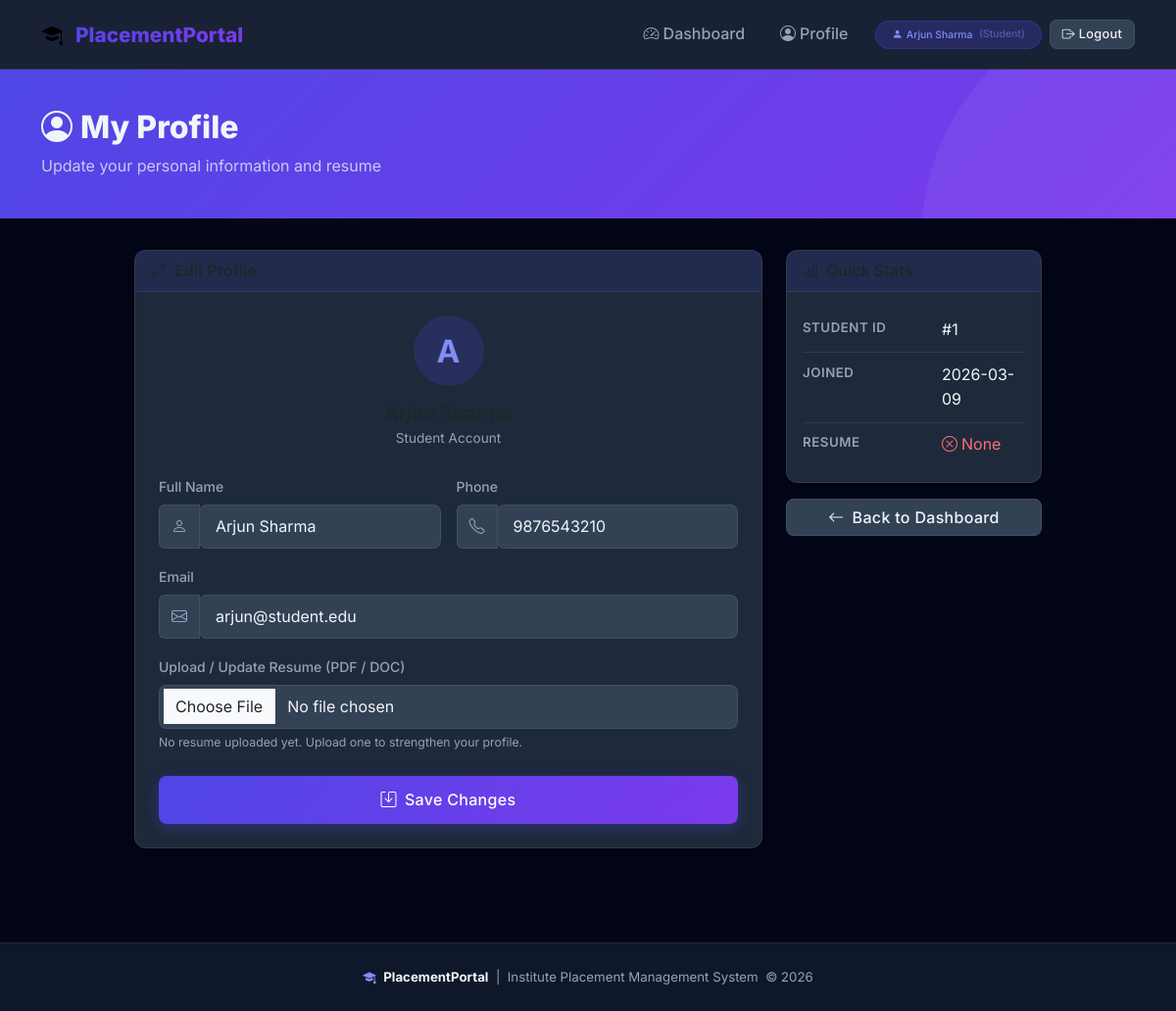
/student/profile (signed in), run on the app's committed database.
### tables this page shows
CREATE TABLE students (
                id              INTEGER PRIMARY KEY AUTOINCREMENT,
                name            TEXT    NOT NULL,
                email           TEXT    NOT NULL UNIQUE,
                password        TEXT    NOT NULL,
                phone           TEXT,
                resume_filename TEXT,
                is_active       INTEGER NOT NULL DEFAULT 1,
                created_at      TEXT    NOT NULL DEFAULT (datetime('now'))
            );

### app.py (the view, shortened to what this page needs)
@app.route('/student/profile', methods=['GET', 'POST'])
@login_required_student
def student_profile():
    sid = session['user_id']
    student = query_db("SELECT * FROM students WHERE id = ?", [sid], one=True)
    return render_template('student/profile.html', student=student)

### app.py (called while the page is built)
def get_db():
    if 'db' not in g:
        g.db = sqlite3.connect(DATABASE)
        g.db.row_factory = sqlite3.Row
        g.db.execute("PRAGMA foreign_keys = ON")
    return g.db

def query_db(query, args=(), one=False):
    cur = get_db().execute(query, args)
    rv = cur.fetchall()
    cur.close()
    return (rv[0] if rv else None) if one else rv

def login_required(role):
    def decorator(f):
        @wraps(f)
        def decorated(*args, **kwargs):
            if session.get('role') != role:
                flash('Please log in to access that page.', 'warning')
                return redirect(url_for('login'))
            return f(*args, **kwargs)
        return decorated
    return decorator

@app.context_processor
def inject_now():
    return {'now': datetime.now()}

### templates/student/profile.html (shortened to what this page needs)
{% extends "base.html" %}
{% block content %}
<div class="page-header">
  <div class="container">
    <h1><i class="bi bi-person-circle me-2"></i>My Profile</h1>
    <p class="mb-0 opacity-75">Update your personal information and resume</p>
  </div>
</div>
<div class="container pb-5">
  <div class="row g-4 justify-content-center">
    <div class="col-lg-7 col-md-9">
      <div class="card">
        <div class="card-header"><i class="bi bi-pencil me-2"></i>Edit Profile</div>
        <div class="card-body p-4">
          <form method="POST" action="{{ url_for('student_profile') }}" enctype="multipart/form-data">
            <div class="text-center mb-4">
              <div class="avatar mx-auto mb-3"
                   style="width:72px;height:72px;font-size:2rem;background:rgba(79,70,229,0.2);color:#818cf8;">
                {{ student.name[0].upper() }}
              </div>
              <h5 class="fw-700 mb-0">{{ student.name }}</h5>
              <span style="color:var(--text-secondary);font-size:0.85rem;">Student Account</span>
            </div>
            <div class="row g-3">
              <div class="col-sm-6">
                <label class="form-label" for="pr_name">Full Name</label>
                <div class="input-group">
                  <span class="input-group-text"><i class="bi bi-person"></i></span>
                  <input type="text" name="name" id="pr_name" class="form-control"
                         value="{{ student.name }}" required/>
                </div>
              </div>
              <div class="col-sm-6">
                <label class="form-label" for="pr_phone">Phone</label>
                <div class="input-group">
                  <span class="input-group-text"><i class="bi bi-telephone"></i></span>
                  <input type="text" name="phone" id="pr_phone" class="form-control"
                         value="{{ student.phone or '' }}"/>
                </div>
              </div>
              <div class="col-12">
                <label class="form-label" for="pr_email">Email</label>
                <div class="input-group">
                  <span class="input-group-text"><i class="bi bi-envelope"></i></span>
                  <input type="email" name="email" id="pr_email" class="form-control"
                         value="{{ student.email }}" required/>
                </div>
              </div>
              <div class="col-12">
                <label class="form-label" for="pr_resume">
                  Upload / Update Resume <span style="color:var(--text-secondary);">(PDF / DOC)</span>
                </label>
                <input type="file" name="resume" id="pr_resume" class="form-control"
                       accept=".pdf,.doc,.docx"/>
                {% if student.resume_filename %}
                <div class="mt-2 p-2 rounded-3 d-flex align-items-center gap-2"
                     style="background:rgba(16,185,129,0.1);border:1px solid rgba(16,185,129,0.2);">
                  <i class="bi bi-file-earmark-check" style="color:#34d399;"></i>
                  <small style="color:#34d399;">Current resume on file:&nbsp;</small>
                  <a href="{{ url_for('static', filename='uploads/' + student.resume_filename) }}"
                     target="_blank" style="color:#34d399;font-size:0.82rem;">View</a>
                </div>
                {% else %}
                <div class="form-text" style="color:var(--text-secondary);font-size:0.77rem;">
                  No resume uploaded yet. Upload one to strengthen your profile.
                </div>
                {% endif %}
              </div>
            </div>
            <button type="submit" class="btn btn-primary w-100 btn-lg mt-4 fw-600">
              <i class="bi bi-save me-2"></i>Save Changes
            </button>
          </form>
        </div>
      </div>
    </div>
    <div class="col-lg-3 col-md-9">
      <div class="card mb-3">
        <div class="card-header"><i class="bi bi-bar-chart me-2"></i>Quick Stats</div>
        <div class="card-body">
          <ul class="info-list">
            <li>
              <span class="info-label">Student ID</span>
              <span class="info-value fw-600">#{{ student.id }}</span>
            </li>
            <li>
              <span class="info-label">Joined</span>
              <span class="info-value">{{ student.created_at[:10] if student.created_at else '—' }}</span>
            </li>
            <li>
              <span class="info-label">Resume</span>
              <span class="info-value">
                {% if student.resume_filename %}
                  <span style="color:#34d399;"><i class="bi bi-check-circle me-1"></i>Uploaded</span>
                {% else %}
                  <span style="color:#f87171;"><i class="bi bi-x-circle me-1"></i>None</span>
                {% endif %}
              </span>
            </li>
          </ul>
        </div>
      </div>
      <a href="{{ url_for('student_dashboard') }}" class="btn btn-secondary w-100">
        <i class="bi bi-arrow-left me-2"></i>Back to Dashboard
      </a>
    </div>
  </div>
</div>
{% endblock %}

### templates/base.html (shortened to what this page needs)
<!DOCTYPE html>
<html lang="en">
<head>
  <link rel="stylesheet" href="https://cdn.jsdelivr.net/npm/bootstrap@5.3.2/dist/css/bootstrap.min.css"/>
  <link rel="stylesheet" href="https://cdn.jsdelivr.net/npm/bootstrap-icons@1.11.3/font/bootstrap-icons.css"/>
  <link rel="stylesheet" href="{{ url_for('static', filename='css/style.css') }}"/>
</head>
<body>
{% if session.role %}
<nav class="navbar navbar-expand-lg sticky-top">
  <div class="container">
    <a class="navbar-brand" href="{{ url_for('index') }}">
      <i class="bi bi-mortarboard-fill me-2" style="font-size:1.4rem;-webkit-text-fill-color:initial;"></i>
      PlacementPortal
    </a>
    <div class="collapse navbar-collapse" id="navMain">
      <ul class="navbar-nav ms-auto align-items-lg-center gap-1">
        {% if session.role == 'admin' %}
          <li class="nav-item"><a class="nav-link" href="{{ url_for('admin_dashboard') }}"><i class="bi bi-speedometer2 me-1"></i>Dashboard</a></li>
          <li class="nav-item"><a class="nav-link" href="{{ url_for('admin_students') }}"><i class="bi bi-people me-1"></i>Students</a></li>
          <li class="nav-item"><a class="nav-link" href="{{ url_for('admin_companies') }}"><i class="bi bi-building me-1"></i>Companies</a></li>
          <li class="nav-item"><a class="nav-link" href="{{ url_for('admin_drives') }}"><i class="bi bi-briefcase me-1"></i>Drives</a></li>
          <li class="nav-item"><a class="nav-link" href="{{ url_for('admin_applications') }}"><i class="bi bi-file-earmark-text me-1"></i>Applications</a></li>
        {% elif session.role == 'company' %}
          <li class="nav-item"><a class="nav-link" href="{{ url_for('company_dashboard') }}"><i class="bi bi-speedometer2 me-1"></i>Dashboard</a></li>
          <li class="nav-item"><a class="nav-link" href="{{ url_for('company_create_drive') }}"><i class="bi bi-plus-circle me-1"></i>New Drive</a></li>
        {% elif session.role == 'student' %}
          <li class="nav-item"><a class="nav-link" href="{{ url_for('student_dashboard') }}"><i class="bi bi-speedometer2 me-1"></i>Dashboard</a></li>
          <li class="nav-item"><a class="nav-link" href="{{ url_for('student_profile') }}"><i class="bi bi-person-circle me-1"></i>Profile</a></li>
        {% endif %}
        <li class="nav-item ms-2">
          <span class="badge rounded-pill px-3 py-2" style="background:rgba(79,70,229,0.25);color:#818cf8;border:1px solid rgba(79,70,229,0.3);">
            <i class="bi bi-person-fill me-1"></i>{{ session.user_name }}
            <span class="ms-1 opacity-50">({{ session.role|capitalize }})</span>
          </span>
        </li>
        <li class="nav-item">
          <a class="btn btn-sm btn-secondary ms-1" href="{{ url_for('logout') }}">
            <i class="bi bi-box-arrow-right me-1"></i>Logout
          </a>
        </li>
      </ul>
    </div>
  </div>
</nav>
{% endif %}
{% block content %}{% endblock %}
{% if session.role %}
<footer class="mt-5 py-4" style="border-top:1px solid var(--border);background:var(--dark);">
  <div class="container text-center" style="color:var(--text-secondary);font-size:0.83rem;">
    <i class="bi bi-mortarboard-fill me-1" style="color:var(--primary-light);"></i>
    <strong style="color:var(--text-primary);">PlacementPortal</strong> &nbsp;|&nbsp;
    Institute Placement Management System &nbsp;&copy; {{ now.year }}
  </div>
</footer>
{% endif %}
</body>
</html>

### static/css/style.css (style rules this page uses)
:root { --primary: #4f46e5; --primary-dark: #3730a3; --primary-light: #818cf8; --secondary: #7c3aed; --accent: #06b6d4; --success: #10b981; --warning: #f59e0b; --danger: #ef4444; --dark: #0f172a; --darker: #020617; --surface: #1e293b; --surface-2: #334155; --text-primary: #f1f5f9; --text-secondary: #94a3b8; --border: rgba(148, 163, 184, 0.15); --glass: rgba(30, 41, 59, 0.85); --gradient-primary: linear-gradient(135deg, #4f46e5 0%, #7c3aed 100%); --gradient-accent: linear-gradient(135deg, #06b6d4 0%, #4f46e5 100%); --gradient-success: linear-gradient(135deg, #10b981 0%, #06b6d4 100%); --shadow-sm: 0 2px 8px rgba(0,0,0,0.3); --shadow-md: 0 8px 24px rgba(0,0,0,0.4); --shadow-lg: 0 16px 48px rgba(0,0,0,0.5); --radius: 12px; --radius-lg: 20px; }
* { box-sizing: border-box; }
body { font-family: 'Inter', sans-serif; background-color: var(--darker); color: var(--text-primary); min-height: 100vh; line-height: 1.6; }
.navbar { background: var(--glass) !important; backdrop-filter: blur(20px); border-bottom: 1px solid var(--border); padding: 0.75rem 0; }
.navbar-brand { font-weight: 800; font-size: 1.3rem; background: var(--gradient-primary); -webkit-background-clip: text; -webkit-text-fill-color: transparent; background-clip: text; }
.nav-link { color: var(--text-secondary) !important; font-weight: 500; transition: color 0.2s; padding: 0.5rem 1rem !important; border-radius: 8px; }
.nav-item .badge { font-size: 0.65rem; }
.page-header { background: var(--gradient-primary); padding: 2.5rem 0; margin-bottom: 2rem; position: relative; overflow: hidden; }
.page-header::before { content: ''; position: absolute; top: -50%; right: -20%; width: 500px; height: 500px; background: rgba(255,255,255,0.05); border-radius: 50%; }
.page-header h1 { font-weight: 800; font-size: 2rem; }
.page-header p { opacity: 0.85; }
.card { background: var(--surface) !important; border: 1px solid var(--border) !important; border-radius: var(--radius) !important; box-shadow: var(--shadow-sm); transition: transform 0.25s, box-shadow 0.25s; }
.card-header { background: rgba(79,70,229,0.1) !important; border-bottom: 1px solid var(--border) !important; font-weight: 600; }
.form-control, .form-select { background: var(--surface-2) !important; border: 1px solid var(--border) !important; color: var(--text-primary) !important; border-radius: 8px !important; padding: 0.6rem 1rem; transition: border-color 0.2s, box-shadow 0.2s; }
.form-control::placeholder { color: var(--text-secondary) !important; opacity: 0.6; }
.form-label { font-weight: 500; color: var(--text-secondary); font-size: 0.875rem; margin-bottom: 0.4rem; }
.input-group-text { background: var(--surface-2) !important; border: 1px solid var(--border) !important; color: var(--text-secondary) !important; }
.btn { font-weight: 500; border-radius: 8px !important; transition: all 0.2s; letter-spacing: 0.02em; }
.btn-primary { background: var(--gradient-primary) !important; border: 0 !important; box-shadow: 0 4px 14px rgba(79,70,229,0.35); }
.btn-secondary { background: var(--surface-2) !important; border: 1px solid var(--border) !important; color: var(--text-primary) !important; }
.btn-sm { font-size: 0.8rem; padding: 0.3rem 0.75rem; }
.btn-lg { padding: 0.8rem 2rem; font-size: 1rem; }
.badge { font-weight: 500; padding: 0.4em 0.8em; border-radius: 6px; font-size: 0.78rem; }
.avatar { width: 42px; height: 42px; border-radius: 50%; display: flex; align-items: center; justify-content: center; font-weight: 700; font-size: 1rem; flex-shrink: 0; }
.info-list { list-style: none; padding: 0; margin: 0; }
.info-list li { display: flex; gap: 0.75rem; align-items: flex-start; padding: 0.6rem 0; border-bottom: 1px solid var(--border); }
.info-list li:last-child { border-bottom: 0; }
.info-list .info-label { font-weight: 600; color: var(--text-secondary); font-size: 0.83rem; min-width: 130px; text-transform: uppercase; letter-spacing: 0.04em; }
.info-list .info-value { color: var(--text-primary); flex: 1; }

### data on the page
students: user_name "Arjun Sharma", name "A", name "Arjun Sharma", phone "9876543210", email "arjun@student.edu", id "1", created_at "2026-03-09"

### other printed values
{{ session.role|capitalize }} "Student"
